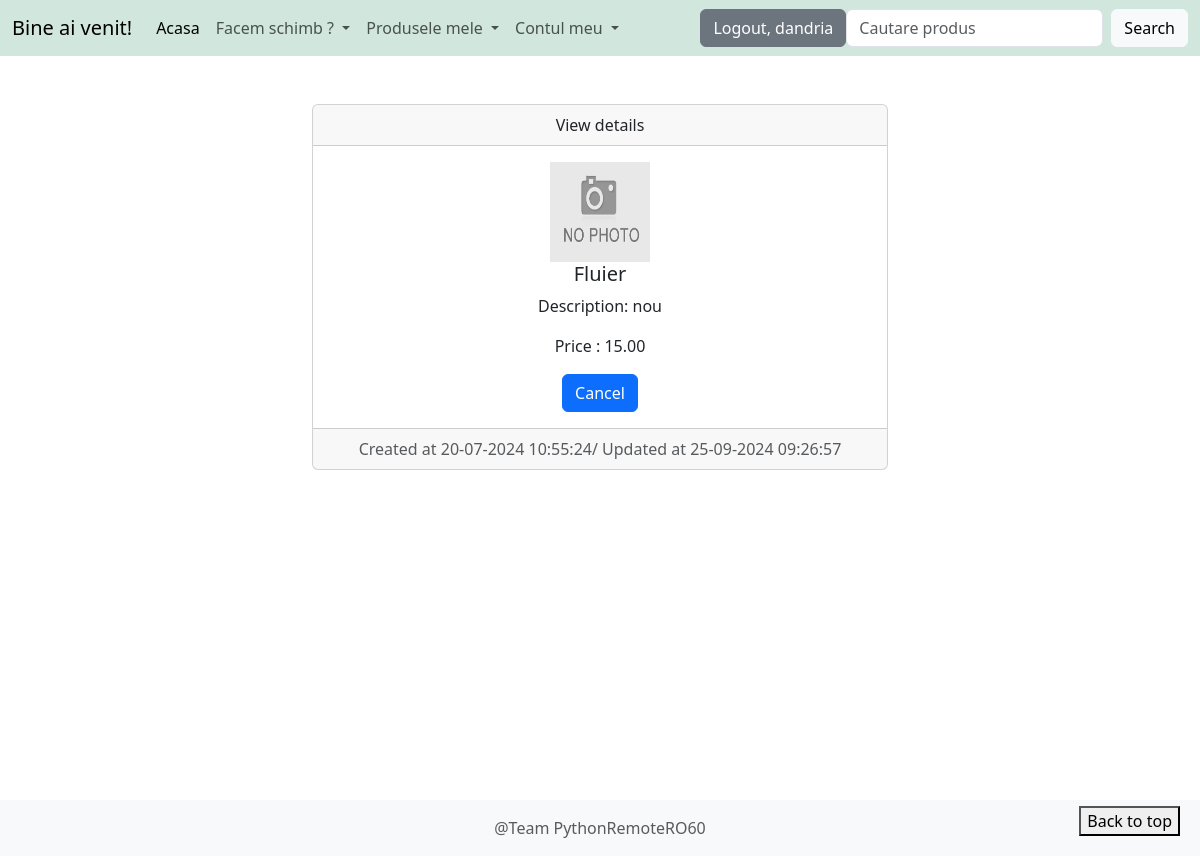
Page /details_product/9 (signed in) on the committed database.
### product/models.py (models this page shows, shortened)
class Product(models.Model):
	name = models.CharField(max_length=50)
	price = models.DecimalField(max_digits=9, decimal_places=2, null=True, blank=True)
	description = models.TextField(max_length=400)
	category = models.ForeignKey(Category, on_delete=models.CASCADE, related_name='products')
	user = models.ForeignKey(User, on_delete=models.CASCADE, null=True)
	product_picture = models.ImageField(upload_to='product_pictures/', null=True, blank=True)
	created_at = models.DateTimeField(auto_now_add=True)
	updated_at = models.DateTimeField(auto_now=True)
	def __str__(self):
		return f'{self.name}'

### product/views.py (the view)
# urls.py: path('details_product/<int:pk>', views.ProductDetailView.as_view(), name='details-product'),
class ProductDetailView(LoginRequiredMixin, DetailView):
	template_name = 'product/details_product.html'
	model = Product

### templates/product/details_product.html (shortened to what this page needs)
{% extends 'base.html' %}
{% load static %}
{% block content %}
    <div class="container-fluid">
        <div class="row">
            <div class="col-md-6 offset-md-3">
                <br><br>
                <div class="card text-center">
                    <div class="card-header">
                        View details
                    </div>
                    <div class="card-body">
                        {% if product.product_picture %}
                            <img src="{{ product.product_picture.url }}" width="100" class="rounded"
                                 alt="Image product">
                        {% else %}
                            <img src="{% static 'images/img.png' %}" width="100" height="100" alt="Image product">
                        {% endif %}
                        <h5 class="card-title">{{ product }}</h5>
                        <p class="card-text">Description: {{ product.description }}</p>
                        <p class="card-text">Price : {{ product.price }}</p>
                        <a href="{% url 'list-products' %}" class="btn btn-primary">Cancel</a>
                    </div>
                    <div class="card-footer text-body-secondary">
                        Created at {{ product.created_at|date:"d-m-Y H:i:s" }}/ Updated
                        at {{ product.updated_at|date:"d-m-Y H:i:s" }}
                    </div>
                </div>
            </div>
        </div>
    </div>
{% endblock %}

### templates/navbar.html (shortened to what this page needs)
<nav class="navbar navbar-expand-lg bg-success-subtle">
    <div class="container-fluid">
        <a class="navbar-brand" href="{% url 'home-page' %}">Bine ai venit!</a>
        <div class="collapse navbar-collapse" id="navbarSupportedContent">
            <ul class="navbar-nav me-auto mb-2 mb-lg-0">
                <li class="nav-item">
                    <a class="nav-link active" aria-current="page" href="{% url 'home-page' %}">Acasa</a>
                </li>
                {% if user.is_authenticated %}
                    <li class="nav-item dropdown">
                        <a class="nav-link dropdown-toggle" href="#" role="button" data-bs-toggle="dropdown"
                           aria-expanded="false">
                            Facem schimb ?
                        </a>
                    </li>
                    <li class="nav-item dropdown">
                        <a class="nav-link dropdown-toggle" href="#" role="button" data-bs-toggle="dropdown"
                           aria-expanded="false">
                            Produsele mele
                        </a>
                    </li>
                    <li class="nav-item dropdown">
                        <a class="nav-link dropdown-toggle" href="#" role="button" data-bs-toggle="dropdown"
                           aria-expanded="false">
                            Contul meu
                        </a>
                    </li>
                {% endif %}
            </ul>
            {% if user.is_authenticated %}
                <form method="post" action="{% url 'logout' %}">
                    <button type="submit" class="btn btn-secondary">Logout, {{ user.username }}</button>
                </form>
                <form method="post" class="d-flex" role="search" action="{% url 'search-results' %}">
                    <input class="form-control me-2" type="text" name="search_term" placeholder="Cautare produs"
                           aria-label="Search">
                    <button class="btn btn-light" type="submit">Search</button>
                </form>
            {% else %}
                <div>
                    <a href="{% url 'login' %}" class="btn btn btn-primary">Login</a>
                    <a href="{% url 'create-user' %}" class="btn btn btn-secondary">Signup</a>
                </div>
            {% endif %}
        </div>
    </div>
</nav>

### static/css/base_style.css (style rules this page uses)
html { height: 100%; }
body { height: 100%; background-image: url('/static/images/background.png'); background-size: cover; background-position: center; background-repeat: no-repeat; }

### rows in the picture
Product: name "Fluier", description "nou", price "15.00", created_at "20-07-2024 10:55:24", updated_at "25-09-2024 09:26:57"

### other values in the picture
{{ user.username }} "dandria"
